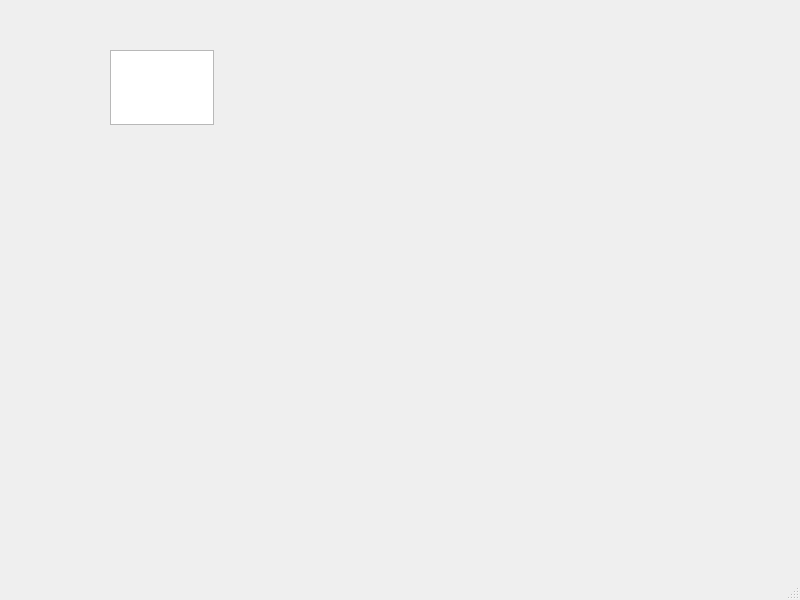
<?xml version="1.0" encoding="UTF-8"?>
<ui version="4.0">
 <class>MainWindow</class>
 <widget class="QMainWindow" name="MainWindow">
  <property name="geometry">
   <rect>
    <x>0</x>
    <y>0</y>
    <width>800</width>
    <height>600</height>
   </rect>
  </property>
  <property name="windowTitle">
   <string>MainWindow</string>
  </property>
  <widget class="QWidget" name="centralwidget">
   <widget class="QTextEdit" name="textEdit">
    <property name="geometry">
     <rect>
      <x>110</x>
      <y>50</y>
      <width>104</width>
      <height>75</height>
     </rect>
    </property>
   </widget>
  </widget>
  <widget class="QMenuBar" name="menubar">
   <property name="geometry">
    <rect>
     <x>0</x>
     <y>0</y>
     <width>800</width>
     <height>25</height>
    </rect>
   </property>
  </widget>
  <widget class="QStatusBar" name="statusbar"/>
 </widget>
 <resources/>
 <connections/>
</ui>
